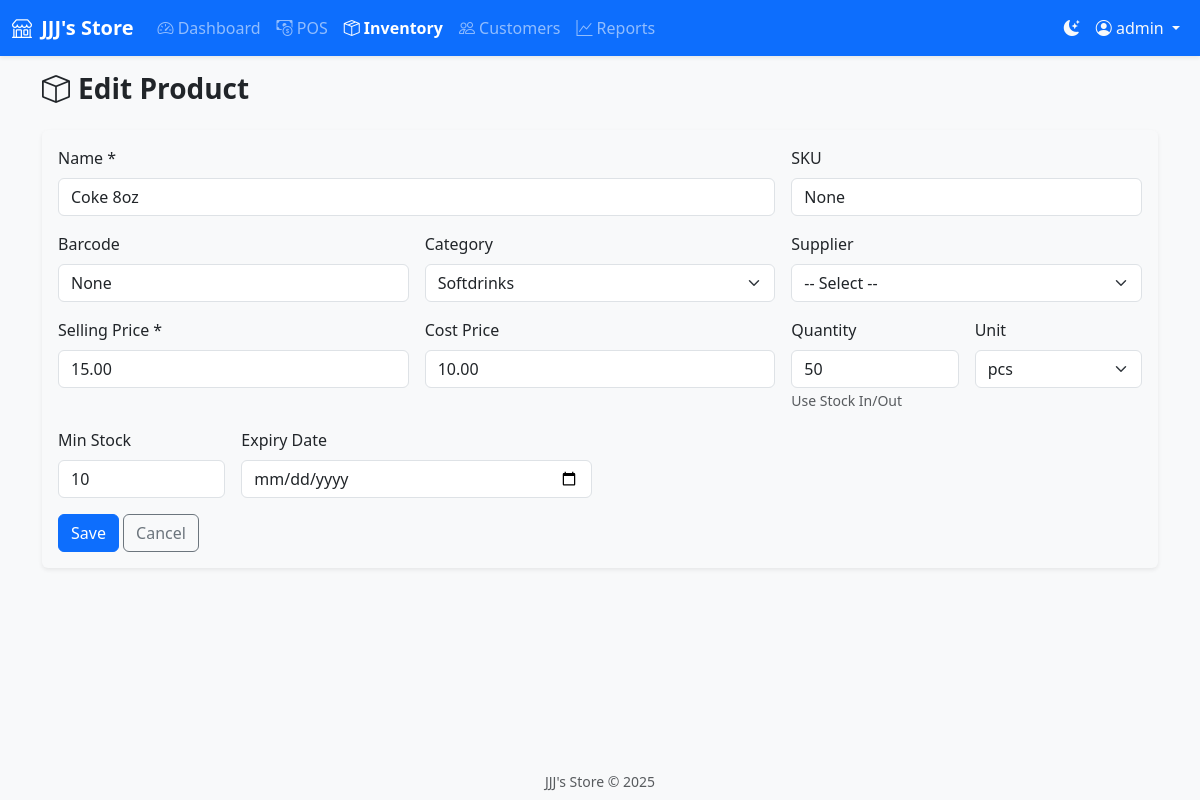
The page /inventory/products/1/edit (signed in) on the database its author committed.
### models.py (models this page shows, shortened)
class User(UserMixin, db.Model):
    __tablename__ = 'users'
    id = db.Column(db.Integer, primary_key=True, index=True)
    username = db.Column(db.String(80), unique=True, nullable=False, index=True)
    email = db.Column(db.String(120), unique=True, nullable=True, index=True)
    password_hash = db.Column(db.String(256), nullable=False)
    role = db.Column(db.String(20), nullable=False, default='cashier')  # admin, cashier
    full_name = db.Column(db.String(120), nullable=True)
    is_active = db.Column(db.Boolean, default=True)
    created_at = db.Column(db.DateTime, default=datetime.utcnow)

class Product(db.Model):
    __tablename__ = 'products'
    id = db.Column(db.Integer, primary_key=True, index=True)
    name = db.Column(db.String(200), nullable=False, index=True)
    sku = db.Column(db.String(50), unique=True, nullable=True, index=True)
    barcode = db.Column(db.String(50), nullable=True, index=True)
    description = db.Column(db.Text, nullable=True)
    category_id = db.Column(db.Integer, db.ForeignKey('categories.id'), nullable=True, index=True)
    supplier_id = db.Column(db.Integer, db.ForeignKey('suppliers.id'), nullable=True, index=True)
    selling_price = db.Column(db.Numeric(12, 2), nullable=False, default=0)
    cost_price = db.Column(db.Numeric(12, 2), nullable=True, default=0)
    quantity = db.Column(db.Integer, nullable=False, default=0)
    unit = db.Column(db.String(20), nullable=False, default='pcs')  # pcs, box, kg, etc.
    min_stock = db.Column(db.Integer, default=5)
    expiry_date = db.Column(db.Date, nullable=True)
    created_at = db.Column(db.DateTime, default=datetime.utcnow)
    updated_at = db.Column(db.DateTime, default=datetime.utcnow, onupdate=datetime.utcnow)
    sales_items = db.relationship('SalesItem', backref='product', lazy='dynamic')

class Category(db.Model):
    __tablename__ = 'categories'
    id = db.Column(db.Integer, primary_key=True, index=True)
    name = db.Column(db.String(100), nullable=False, index=True)
    description = db.Column(db.String(255), nullable=True)
    created_at = db.Column(db.DateTime, default=datetime.utcnow)
    products = db.relationship('Product', backref='category', lazy='dynamic')

### routes/inventory.py (the view, shortened to what this page needs)
@inventory_bp.route('/products/<int:id>/edit', methods=['GET', 'POST'])
@login_required
def product_edit(id):
    product = Product.query.get_or_404(id)
    categories = Category.query.order_by(Category.name).all()
    suppliers = Supplier.query.order_by(Supplier.name).all()
    return render_template('inventory/product_form.html', product=product, categories=categories, suppliers=suppliers)

### templates/inventory/product_form.html (shortened to what this page needs)
{% extends "base.html" %}
{% block content %}
<div class="container">
    <h1 class="h3 mb-4 fw-bold"><i class="bi bi-box me-2"></i>{{ 'Edit' if product else 'New' }} Product</h1>
    <div class="card border-0 shadow-sm">
        <div class="card-body">
            <form method="post">
                <div class="row g-3">
                    <div class="col-md-8">
                        <label class="form-label">Name *</label>
                        <input type="text" name="name" class="form-control" value="{{ product.name if product else '' }}" required>
                    </div>
                    <div class="col-md-4">
                        <label class="form-label">SKU</label>
                        <input type="text" name="sku" class="form-control" value="{{ product.sku if product else '' }}">
                    </div>
                    <div class="col-md-4">
                        <label class="form-label">Barcode</label>
                        <input type="text" name="barcode" class="form-control" value="{{ product.barcode if product else '' }}">
                    </div>
                    <div class="col-md-4">
                        <label class="form-label">Category</label>
                        <select name="category_id" class="form-select">
                            {% for c in categories %}
                            <option value="{{ c.id }}" {% if product and product.category_id == c.id %}selected{% endif %}>{{ c.name }}</option>
                            {% endfor %}
                        </select>
                    </div>
                    <div class="col-md-4">
                        <label class="form-label">Supplier</label>
                        <select name="supplier_id" class="form-select">
                            <option value="">-- Select --</option>
                        </select>
                    </div>
                    <div class="col-md-4">
                        <label class="form-label">Selling Price *</label>
                        <input type="number" name="selling_price" class="form-control" step="0.01" value="{{ product.selling_price if product else '0' }}" required>
                    </div>
                    <div class="col-md-4">
                        <label class="form-label">Cost Price</label>
                        <input type="number" name="cost_price" class="form-control" step="0.01" value="{{ product.cost_price if product else '0' }}">
                    </div>
                    <div class="col-md-2">
                        <label class="form-label">Quantity</label>
                        <input type="number" name="quantity" class="form-control" value="{{ product.quantity if product else '0' }}" {% if product %}readonly{% endif %}>
                        {% if product %}<small class="text-muted">Use Stock In/Out</small>{% endif %}
                    </div>
                    <div class="col-md-2">
                        <label class="form-label">Unit</label>
                        <select name="unit" class="form-select">
                            <option value="pcs" {% if product and product.unit == 'pcs' %}selected{% endif %}>pcs</option>
                        </select>
                    </div>
                    <div class="col-md-2">
                        <label class="form-label">Min Stock</label>
                        <input type="number" name="min_stock" class="form-control" value="{{ product.min_stock if product else '5' }}">
                    </div>
                    <div class="col-md-4">
                        <label class="form-label">Expiry Date</label>
                        <input type="date" name="expiry_date" class="form-control" value="{{ product.expiry_date if product and product.expiry_date else '' }}">
                    </div>
                    <div class="col-12">
                        <button type="submit" class="btn btn-primary">Save</button>
                        <a href="{{ url_for('inventory.products') }}" class="btn btn-outline-secondary">Cancel</a>
                    </div>
                </div>
            </form>
        </div>
    </div>
</div>
{% endblock %}

### templates/base.html (shortened to what this page needs)
<!DOCTYPE html>
<html lang="en" data-bs-theme="light">
<head>
    <link href="https://cdn.jsdelivr.net/npm/bootstrap@5.3.2/dist/css/bootstrap.min.css" rel="stylesheet">
    <link href="https://cdn.jsdelivr.net/npm/bootstrap-icons@1.11.1/font/bootstrap-icons.css" rel="stylesheet">
    <link href="{{ url_for('static', filename='css/app.css') }}" rel="stylesheet">
</head>
<body class="d-flex flex-column min-vh-100">
    {% if current_user.is_authenticated %}
    <nav class="navbar navbar-expand-lg navbar-dark bg-primary sticky-top shadow-sm">
        <div class="container-fluid">
            <a class="navbar-brand fw-bold" href="{{ url_for('dashboard.index') }}">
                <i class="bi bi-shop me-1"></i> {{ pos_name }}
            </a>
            <div class="collapse navbar-collapse" id="navbarNav">
                <ul class="navbar-nav me-auto">
                    <li class="nav-item">
                        <a class="nav-link {% if request.endpoint == 'dashboard.index' %}active{% endif %}" href="{{ url_for('dashboard.index') }}">
                            <i class="bi bi-speedometer2"></i> Dashboard
                        </a>
                    </li>
                    <li class="nav-item">
                        <a class="nav-link {% if request.endpoint and 'pos' in request.endpoint %}active{% endif %}" href="{{ url_for('pos.index') }}">
                            <i class="bi bi-cash-coin"></i> POS
                        </a>
                    </li>
                    <li class="nav-item">
                        <a class="nav-link {% if request.endpoint and 'inventory' in request.endpoint %}active{% endif %}" href="{{ url_for('inventory.index') }}">
                            <i class="bi bi-box-seam"></i> Inventory
                        </a>
                    </li>
                    <li class="nav-item">
                        <a class="nav-link {% if request.endpoint and 'customers' in request.endpoint %}active{% endif %}" href="{{ url_for('customers.index') }}">
                            <i class="bi bi-people"></i> Customers
                        </a>
                    </li>
                    <li class="nav-item">
                        <a class="nav-link {% if request.endpoint and 'reports' in request.endpoint %}active{% endif %}" href="{{ url_for('reports.index') }}">
                            <i class="bi bi-graph-up"></i> Reports
                        </a>
                    </li>
                </ul>
                <ul class="navbar-nav">
                    <li class="nav-item">
                        <button class="btn btn-link nav-link text-light" id="themeToggle" title="Toggle dark/light mode">
                            <i class="bi bi-moon-stars-fill"></i>
                        </button>
                    </li>
                    <li class="nav-item dropdown">
                        <a class="nav-link dropdown-toggle text-light" href="#" data-bs-toggle="dropdown">
                            <i class="bi bi-person-circle"></i> {{ current_user.username }}
                        </a>
                    </li>
                </ul>
            </div>
        </div>
    </nav>
    {% endif %}
    <main class="flex-grow-1 py-3">
        {% block content %}{% endblock %}
    </main>
    <footer class="py-2 bg-light text-center text-muted small">
        {{ pos_name }} &copy; 2025
    </footer>
</body>
</html>

### static/css/app.css (style rules this page uses)
:root { --pos-primary: #0d6efd; --pos-success: #198754; --pos-warning: #ffc107; --pos-danger: #dc3545; --pos-bg: #f8f9fa; --pos-card-shadow: 0 0.125rem 0.25rem rgba(0, 0, 0, 0.075); }
body, main, .container, .pos-container, #sidebarPanel, .card, .table { background-color: var(--pos-bg); transition: background-color 0.3s ease, color 0.3s ease; }
html[data-bs-theme='light'], body[data-bs-theme='light'] { background-color: #f8f9fa !important; color: #212529 !important; }
.navbar-brand { font-size: 1.25rem; }
.nav-link.active { font-weight: 600; }
.card { transition: box-shadow 0.2s; }
* { transition: background-color 0.3s ease, color 0.3s ease; }
footer { margin-top: auto; }

### templates/base.html (style rules this page uses)
html[data-bs-theme='dark'], body { background-color: #121212 !important; color: #f8f9fa !important; }
html[data-bs-theme='light'], body { background-color: #f8f9fa !important; color: #212529 !important; }

### rows shown on the page
User: username "admin"
Product: name "Coke 8oz", sku "None", barcode "None", category_id "Softdrinks", selling_price "15.00", cost_price "10.00", quantity "50", unit "pcs", min_stock "10"

### other values the page prints
{{ pos_name }} "JJJ's Store"
{{ 'Edit' if product else 'New' }} "Edit"
